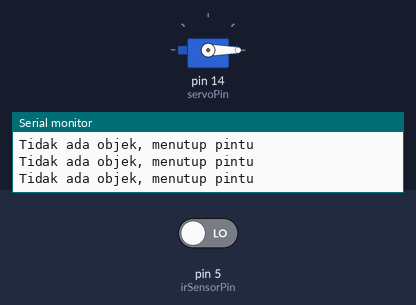
Simulated run of this sketch. Board: Arduino Uno, built with avr-gcc and run on an emulated ATmega328P. On the bench: servo, the last lines printed to the serial monitor. Inputs (shaded band) come from the test bench; at power-on: pin 5 (irSensorPin) LOW.

Above: at 1.4 s.
1.5 s: pin 5 (irSensorPin) driven HIGH
At 2.2 s:
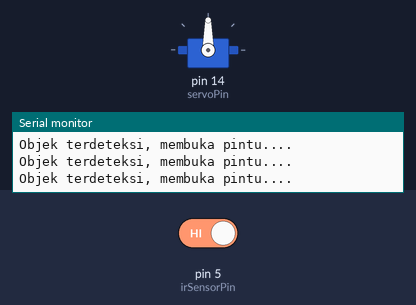
3.0 s: pin 5 (irSensorPin) driven LOW
At 3.4 s:
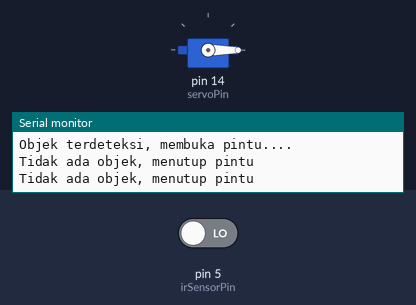
Timing chart, 0 to 6.0 s (numbered marks = the images above; inputs shaded):
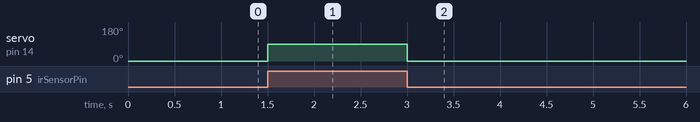

Measured:
- after the input at 1.5 s, servo on pin 14 (servoPin): 0° → 90° at once
- after the input at 3.0 s, servo on pin 14 (servoPin): 90° → 0° at once

The sketch:

Pintu_Otomatis_Dengan_IRSensor.ino
```cpp
#include <Servo.h>

#define irSensorPin 5 // Pin D1 input dari ir sensor
#define servoPin 14 // Pin D5 output ke servo

Servo pintuServo;

void setup() {
  pinMode(irSensorPin, INPUT);
  pintuServo.attach(servoPin);
  pintuServo.write(0);
  Serial.begin(115200);
}

void loop() {
  int statusSensor = digitalRead(irSensorPin);

  if (statusSensor == HIGH){
    Serial.println("Objek terdeteksi, membuka pintu....");
    pintuServo.write(90); //buka pintu
  } else {
    Serial.println("Tidak ada objek, menutup pintu");
    pintuServo.write(0); // tutup pintu
  }

  delay (300);
}
```
